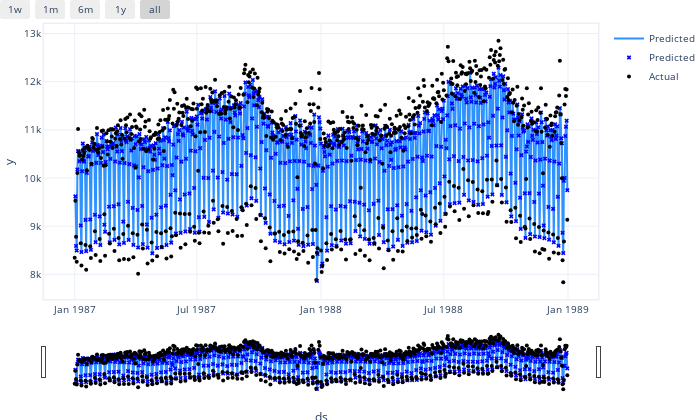

This figure's notebook cell:
### Code cell
fig_test.show()

### Figure 1 — Plotly figure (JSON) as saved in the notebook; plotly's stock layout.template omitted (floating-point values rounded to 4 significant figures; data arrays with more than 128 entries replaced by an {"elided": "..."} marker saying what was removed)
{"data": [{"line": {"color": "#2d92ff", "width": 2}, "mode": "lines", "name": "Predicted", "type": "scatter", "uid": "14fe71d5-c71d-4438-92d2-da4e21117f32", "x": {"elided": "731 str values"}, "y": {"elided": "731 float values"}}, {"marker": {"color": "blue", "size": 4, "symbol": "x"}, "mode": "markers", "name": "Predicted", "type": "scatter", "uid": "4bd2c6eb-1510-4083-8f19-a9c49ff88dda", "x": {"elided": "731 str values"}, "y": {"elided": "731 float values"}}, {"marker": {"color": "black", "size": 4}, "mode": "markers", "name": "Actual", "type": "scatter", "uid": "ebce45e5-2b9f-45fc-a645-2d9e4fa88d07", "x": {"elided": "731 str values"}, "y": {"elided": "731 int values"}}], "layout": {"autosize": true, "font": {"size": 10}, "height": 420, "hovermode": "x unified", "margin": {"b": 0, "l": 0, "pad": 0, "r": 10, "t": 10}, "showlegend": true, "title": {"font": {"size": 12}}, "width": 700, "xaxis": {"linewidth": 1.5, "mirror": true, "rangeselector": {"buttons": [{"count": 7, "label": "1w", "step": "day", "stepmode": "backward"}, {"count": 1, "label": "1m", "step": "month", "stepmode": "backward"}, {"count": 6, "label": "6m", "step": "month", "stepmode": "backward"}, {"count": 1, "label": "1y", "step": "year", "stepmode": "backward"}, {"step": "all"}]}, "rangeslider": {"visible": true}, "showline": true, "title": {"text": "ds"}, "type": "date"}, "yaxis": {"linewidth": 1.5, "mirror": true, "showline": true, "title": {"text": "y"}}}}
